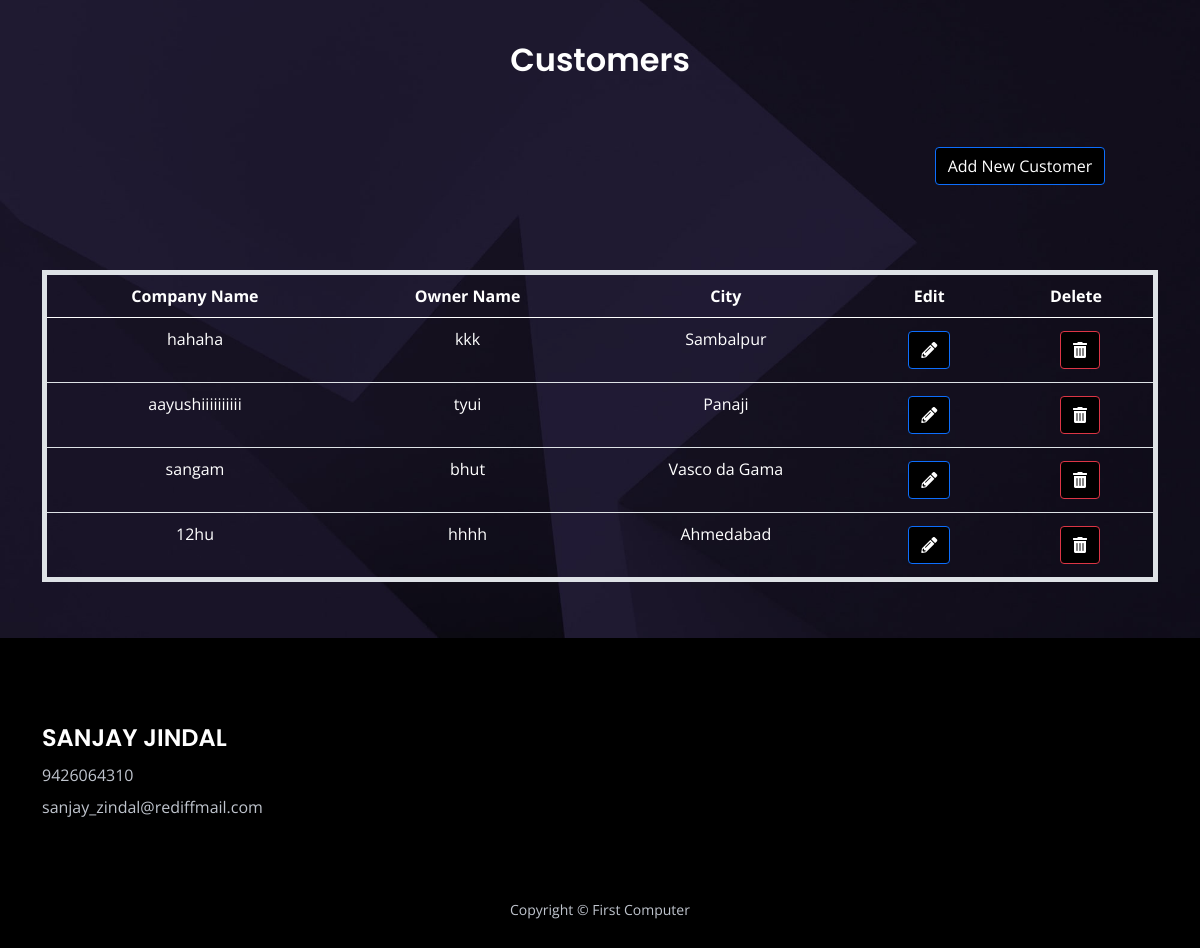
Page /customer_main/ (signed in) on the committed database.
### app/models.py (models this page shows, shortened)
class Customer(models.Model):
    user = models.ForeignKey(User, on_delete=models.CASCADE, blank=True, null=True)  # Add this field
    company_name = models.CharField(max_length=20, unique=True)
    owner_name = models.CharField(max_length=100, blank=True, null=True)
    phone = models.CharField(max_length=10, blank=True, null=True)
    city = models.CharField(max_length=100, blank=True, null=True)
    state = models.CharField(max_length=100, blank=True, null=True)
    gstin = models.CharField(max_length=20, blank=True, null=True)

### app/master.py (the view)
# urls.py: path('customer_main/', master.customer_main, name='customer_main'),
def customer_main(request):
    customers = Customer.objects.filter(user=request.user)
    context = {
        'customers': customers,
    }
    return render(request, 'master/customer_main.html', context)

### app/templates/master/customer_main.html (shortened to what this page needs)
{% load static %}
<!DOCTYPE html>
<html lang="en">
<head>
    <link href="{% static 'css/bootstrap.min.css' %}" rel="stylesheet">
    <link href="{% static 'css/fontawesome-all.min.css' %}" rel="stylesheet">
    <link href="{% static 'css/swiper.css' %}" rel="stylesheet">
    <link href="{% static 'css/styles.css' %}" rel="stylesheet">
</head>
<body>
    <div id="contact" class="form-1">
        <div class="container">
            <h2 class="h2-heading">Customers</h2>
            <br><br>
            <br><br>
            <a href="{% url 'customer' %}"  class="btn btn-primary" style="position:relative; left:420px; top:-60px;">Add New Customer</a>
            <div class="table-responsive">
                <table class="table table-striped" id="packingTable">
                    <thead>
                        <tr>
                            <th>Company Name</th>
                            <th>Owner Name</th>
                            <th>City</th>
                            <th>Edit</th>
                            <th>Delete</th>
                        </tr>
                    </thead>
                    <tbody>
                        {% for customer in customers %}
                                <tr>
                                    <td>{{ customer.company_name }}</td>
                                    <td>{{ customer.owner_name }}</td>
                                    <td>{{ customer.city }}</td>
                                    <td>
                                        <a href="{% url 'edit_customer' customer.id %}" class="btn btn-primary">
                                          <i class="fas fa-pencil-alt"></i>
                                        </a>
                                      </td>
                                      <td>
                                        <form action="{% url 'delete_customer' customer.id %}" method="post">
                                          <button type="submit" class="btn btn-danger" onclick="return confirm('Are you sure you want to delete this customer?');">
                                            <i class="fas fa-trash-alt"></i>
                                          </button>
                                        </form>
                                      </td>
                                </tr>
                        {% endfor %}
                    </tbody>
                </table>
            </div>
        </div>
    </div>
    <div class="footer">
        <div class="container">
            <div class="row">
                <div class="col-lg-12">
                    <div class="footer-col second">
                        <h4 style="color:white"><br><br>SANJAY JINDAL</h4>
                        <ul class="list-unstyled li-space-lg p-big">
                            <li>9426064310</li>
                            <li>sanjay_zindal@rediffmail.com</li>
                        </ul>
                    </div>
                </div>
            </div>
        </div>
    </div>
    <div class="copyright">
        <div class="container">
            <div class="row">
                <div class="col-lg-12">
                    <p class="p-small">Copyright © First Computer</p>
                </div>
            </div>
        </div>
    </div>
</body>
</html>

### app/static/css/styles.css (style rules this page uses)
body, html { width: 100%; height: 100%; }
body, p { color: #53575a; font: 400 1rem/1.625rem "Open Sans", sans-serif; }
h2 { color: #2b2b4f; font-weight: 600; font-size: 2rem; line-height: 2.5rem; font-family: "Poppins" }
h4 { color: #2b2b4f; font-weight: 600; font-size: 1.5rem; line-height: 2rem; font-family: "Poppins" }
.p-small { font-size: 0.875rem; line-height: 1.5rem; }
.li-space-lg li { margin-bottom: 0.5rem; }
a { color: #53575a; text-decoration: underline; }
.form-1 { padding-top: 9.5rem; padding-bottom: 8.75rem; background: url('../images/contact-background.jpg') center center no-repeat; background-size: cover; text-align: center; }
.form-1 .h2-heading { margin-bottom: 1.125rem; color: #ffffff; }
.footer { padding-top: 6.5rem; padding-bottom: 2rem; background-color: #121015; }
.footer .footer-col { margin-bottom: 3rem; }
.footer p, .footer a, .footer ul { color: #bfc4cd; }
.footer .li-space-lg li { margin-bottom: 0.375rem; }
.copyright { padding-bottom: 1rem; background-color: #121015; text-align: center; }
.copyright p, .copyright a { color: #bfc4cd; text-decoration: none; }
@media (min-width: 992px) { .h2-heading { width: 35.25rem; margin-right: auto; margin-left: auto; } }
@media (min-width: 992px) { .footer .footer-col { margin-bottom: 2rem; } }
@media (min-width: 992px) { .footer .footer-col.second { display: inline-block; width: 320px; margin-right: 1.75rem; vertical-align: top; } }
@media (min-width: 1200px) { .container { max-width: 1140px; } }
@media (min-width: 1200px) { .form-1 form { margin-left: 0.5rem; } }
@media (min-width: 1200px) { .footer .footer-col.second { margin-right: 6.5rem; } }

### app/templates/master/customer_main.html (style rules this page uses)
.form-1 { padding: 40px 0; }
.h2-heading { margin-bottom: 30px; }
.btn { margin: 5px; }
.footer { background-color: #000; color: white; padding: 20px 0; }
.footer-col { margin-bottom: 20px; }
.copyright { background-color: #000; color: white; padding: 10px 0; }
.table-responsive { margin-top: 20px; }
table { color: white; border: 5px solid white; }
th, td { color: white !important; }
.btn-primary { background-color: black; }
.btn-danger { background-color: black; }

### rows in the picture
Customer: company_name "hahaha", owner_name "kkk", city "Sambalpur"
Customer: company_name "aayushiiiiiiiiii", owner_name "tyui", city "Panaji"
Customer: company_name "sangam", owner_name "bhut", city "Vasco da Gama"
Customer: company_name "12hu", owner_name "hhhh", city "Ahmedabad"
